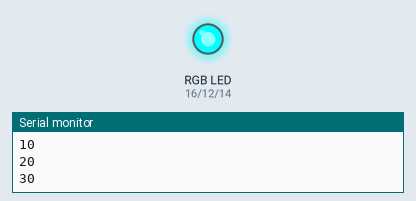
A sketch run on a simulated Arduino Uno, built with avr-gcc and run on an emulated ATmega328P. Shown: an RGB LED mixed from three pins (HIGH = lit), the last lines printed to the serial monitor.

Above: at 0.3 s.
At 1.2 s:
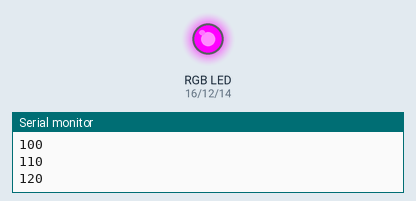
At 1.85 s:
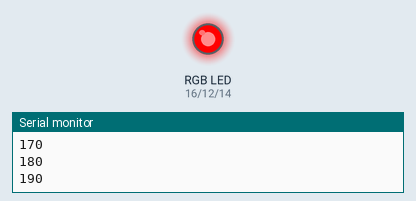
At 3.05 s:
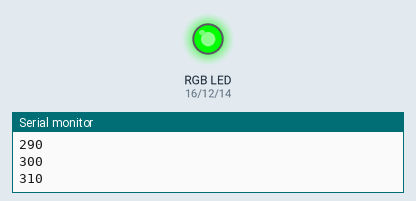
At 4.26 s:
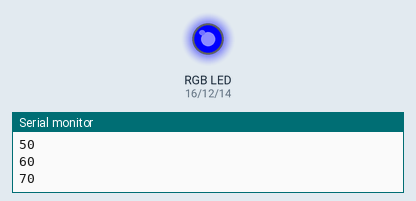
At 6.0 s:
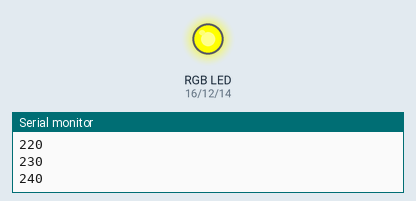
Timing chart, 0 to 8.3 s (numbered marks = the images above):
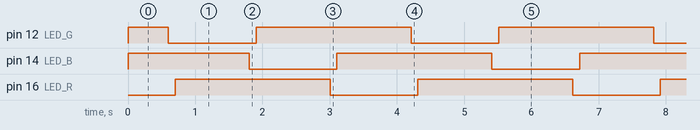

The sketch:

L01c-Blink.ino
```cpp
/** Lekce 1 - Blikání RGB LED
 */

#include "hsv.h"

// definice pinů ESP8266 na které jsou připojeny LED
#define LED_R 16
#define LED_G 12
#define LED_B 14

void setup()
{
  Serial.begin(9600);

  pinMode(LED_R, OUTPUT);
  pinMode(LED_G, OUTPUT);
  pinMode(LED_B, OUTPUT);
}

int a = 0;
int colors[3];

void loop()
{
  colorHSV(a, 255, 255, colors);

  analogWrite(LED_R, 1023 - 4 * colors[0]);
  analogWrite(LED_G, 1023 - 4 * colors[1]);
  analogWrite(LED_B, 1023 - 4 * colors[2]);

  a += 10;
  if (a >= 359) a = 0;

  Serial.println(a);

  delay(100);
}
```

hsv.h
```cpp
void colorHSV(int hue, int sat, int val, int colors[3]) {

  // http://www.kasperkamperman.com/blog/arduino/arduino-programming-hsb-to-rgb/

  //int colors[3];
  int r;
  int g;
  int b;

  int base;

  if (sat == 0) { // Acromatic color (gray). Hue doesn't mind.
    colors[0]=val;
    colors[1]=val;
    colors[2]=val;
  } else  {
    base = ((255 - sat) * val)>>8;

    switch(hue/60) {
    case 0:
        r = val;
        g = (((val-base)*hue)/60)+base;
        b = base;
    break;
    case 1:
        r = (((val-base)*(60-(hue%60)))/60)+base;
        g = val;
        b = base;
    break;
    case 2:
        r = base;
        g = val;
        b = (((val-base)*(hue%60))/60)+base;
    break;
    case 3:
        r = base;
        g = (((val-base)*(60-(hue%60)))/60)+base;
        b = val;
    break;
    case 4:
        r = (((val-base)*(hue%60))/60)+base;
        g = base;
        b = val;
    break;
    case 5:
        r = val;
        g = base;
        b = (((val-base)*(60-(hue%60)))/60)+base;
    break;
    }

    colors[0]=r;
    colors[1]=g;
    colors[2]=b;
  }

//  return colors;
}
```

Measured:
- by itself, pin 12 (LED_G), pin 14 (LED_B): repeats every 3.6 s: LOW 1.3 s, HIGH 2.3 s
- by itself, pin 16 (LED_R): alternates HIGH for 2.3 s and LOW for 1.3 s
- by itself, everything shown: repeats every 3.6 s, in 6 steps
